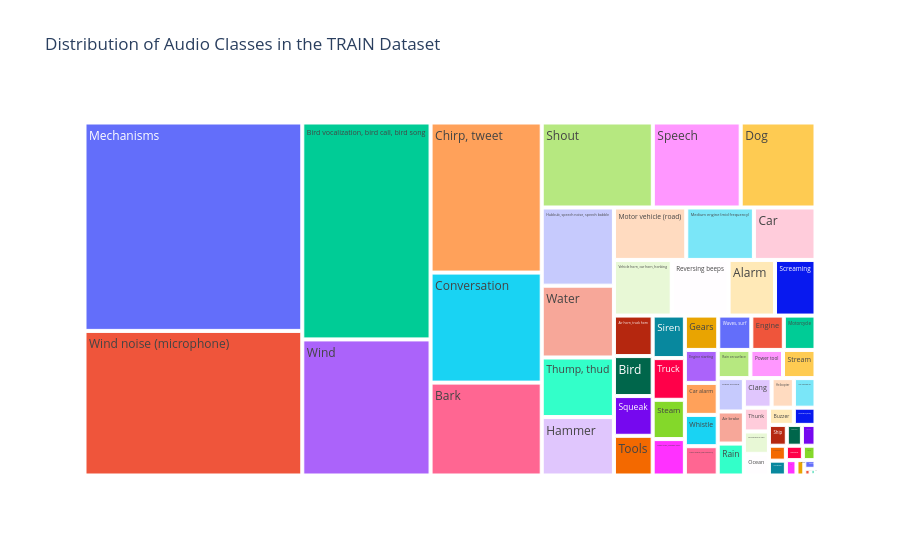

Notebook code cell kept with this figure:
### Code cell
class_counts = pd_data_strong['display_name'].value_counts().reset_index()
class_counts.columns = ['display_name', 'count']

fig = px.treemap(class_counts, 
                 path=['display_name'], 
                 values='count',
                 title='Distribution of Audio Classes in the TRAIN Dataset')

fig.show()

### Figure 1 — Plotly figure (JSON) as saved in the notebook; plotly's stock layout.template omitted (floating-point values rounded to 4 significant figures)
{"data": [{"branchvalues": "total", "domain": {"x": [0, 1], "y": [0, 1]}, "hovertemplate": "labels=%{label}<br>count=%{value}<br>parent=%{parent}<br>id=%{id}<extra></extra>", "ids": ["Air brake", "Air conditioning", "Air horn, truck horn", "Alarm", "Ambulance (siren)", "Bark", "Bird", "Bird vocalization, bird call, bird song", "Buzzer", "Car", "Car alarm", "Car passing by", "Chirp tone", "Chirp, tweet", "Clang", "Conversation", "Dog", "Domestic animals, pets", "Emergency vehicle", "Engine", "Engine knocking", "Engine starting", "Gears", "Hammer", "Heavy engine (low frequency)", "Helicopter", "Hubbub, speech noise, speech babble", "Light engine (high frequency)", "Mechanical fan", "Mechanisms", "Medium engine (mid frequency)", "Motor vehicle (road)", "Motorcycle", "Ocean", "Outside, urban or manmade", "Power tool", "Pulleys", "Rain", "Rain on surface", "Raindrop", "Reversing beeps", "Rumble", "Sailboat, sailing ship", "Screaming", "Ship", "Shout", "Siren", "Speech", "Squawk", "Squeak", "Steam", "Stream", "Thump, thud", "Thunk", "Tools", "Traffic noise, roadway noise", "Truck", "Vehicle horn, car horn, honking", "Water", "Waves, surf", "Whistle", "White noise", "Wind", "Wind noise (microphone)"], "labels": ["Air brake", "Air conditioning", "Air horn, truck horn", "Alarm", "Ambulance (siren)", "Bark", "Bird", "Bird vocalization, bird call, bird song", "Buzzer", "Car", "Car alarm", "Car passing by", "Chirp tone", "Chirp, tweet", "Clang", "Conversation", "Dog", "Domestic animals, pets", "Emergency vehicle", "Engine", "Engine knocking", "Engine starting", "Gears", "Hammer", "Heavy engine (low frequency)", "Helicopter", "Hubbub, speech noise, speech babble", "Light engine (high frequency)", "Mechanical fan", "Mechanisms", "Medium engine (mid frequency)", "Motor vehicle (road)", "Motorcycle", "Ocean", "Outside, urban or manmade", "Power tool", "Pulleys", "Rain", "Rain on surface", "Raindrop", "Reversing beeps", "Rumble", "Sailboat, sailing ship", "Screaming", "Ship", "Shout", "Siren", "Speech", "Squawk", "Squeak", "Steam", "Stream", "Thump, thud", "Thunk", "Tools", "Traffic noise, roadway noise", "Truck", "Vehicle horn, car horn, honking", "Water", "Waves, surf", "Whistle", "White noise", "Wind", "Wind noise (microphone)"], "name": "", "parents": ["", "", "", "", "", "", "", "", "", "", "", "", "", "", "", "", "", "", "", "", "", "", "", "", "", "", "", "", "", "", "", "", "", "", "", "", "", "", "", "", "", "", "", "", "", "", "", "", "", "", "", "", "", "", "", "", "", "", "", "", "", "", "", ""], "type": "treemap", "values": [459, 138, 859, 1414, 204, 5652, 848, 15233, 235, 1768, 575, 350, 89, 9132, 449, 6695, 3481, 23, 172, 611, 478, 593, 628, 2310, 527, 361, 3090, 139, 307, 24848, 1941, 2076, 596, 297, 1, 503, 66, 457, 504, 17, 1732, 134, 155, 1233, 204, 5170, 750, 4090, 53, 842, 693, 501, 2355, 326, 842, 642, 735, 1760, 2839, 622, 563, 100, 9557, 17240]}], "layout": {"legend": {"tracegroupgap": 0}, "title": {"text": "Distribution of Audio Classes in the TRAIN Dataset"}}}
